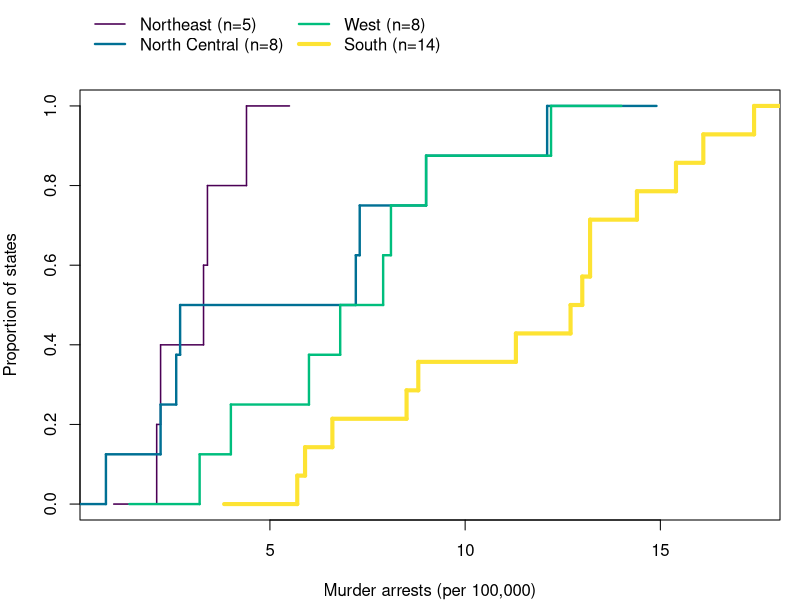
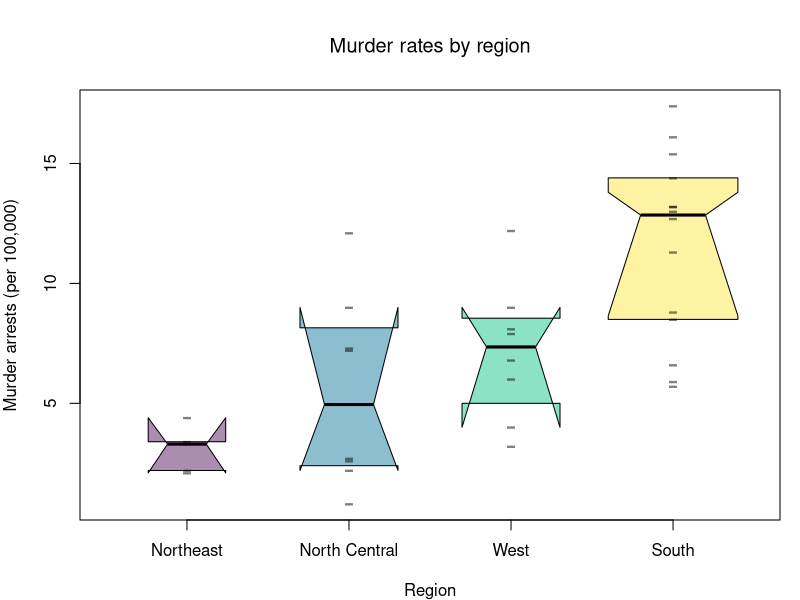

Generate these figures, in order, with R: (Note: this script raises an error after producing the figures.)
## ---- chunk 1
# Draw one random sample of 35 of the 50 states, and use only it from here on
set.seed(111)
state_id <- sample(nrow(USArrests), 35)

# Outcome: murder arrests per 100K, one value per sampled state
y_hat <- USArrests[state_id, 'Murder']
# Group: the four-level region factor, for the same sampled states.
# Its levels are the values the categorical variable can take.
region <- state.region[state_id]
levels(region)
table(region)
## ---- chunk 2
# Order regions by their median murder rate, lowest to highest
region_order <- names(sort(tapply(y_hat, region, median)))
region <- factor(region, levels=region_order)

# One ECDF per region, on the same axes
line_cols <- hcl.colors(4)
n_g <- table(region)
lwd_g <- 1.5 + 2.5 * (n_g - min(n_g)) / (max(n_g) - min(n_g))

par(mar=c(4, 4, 4.5, 1))
plot(NULL, xlim=range(y_hat), ylim=c(0, 1),
    xlab='Murder arrests (per 100,000)', ylab='Proportion of states', main=NA)
for (g in seq_along(levels(region))) {
    F_g_hat <- ecdf(y_hat[region == levels(region)[g]])
    plot(F_g_hat, add=TRUE, col=line_cols[g], lwd=lwd_g[g],
        verticals=TRUE, do.points=FALSE, col.01line=NA)
}
legend('topleft', inset=c(0, -.2), xpd=TRUE, ncol=2, bty='n',
    legend=paste0(levels(region), ' (n=', n_g, ')'), col=line_cols, lty=1, lwd=lwd_g)
## ---- chunk 3
# Group size, mean, and median of the murder rate by region
summary_fun <- function(y_hat) {
    out <- c(n=length(y_hat), mean=mean(y_hat), median=median(y_hat))
    return(out)
}
aggregate(y_hat ~ region, FUN=summary_fun)
## ---- chunk 4
# Bootstrap the median within each region, keeping each region's size
n_boot <- 999
boot_medians <- matrix(NA, n_boot, nlevels(region))
colnames(boot_medians) <- levels(region)
for (b in seq(n_boot)) {
    for (g in levels(region)) {
        y_boot <- sample(y_hat[region == g], replace=TRUE)
        boot_medians[b, g] <- median(y_boot)
    }
}

# 95% bootstrap percentile intervals: one column per region
med_ci <- apply(boot_medians, 2, quantile, probs=c(.025, .975))
round(med_ci, 2)

# Boxplot statistics, with the bootstrap intervals as the notches
bx <- boxplot(y_hat ~ region, plot=FALSE)
bx[['conf']] <- med_ci

# One notched box per region, box width scaled to group size
bxp(bx, notch=TRUE, varwidth=TRUE,
    boxfill=hcl.colors(4, alpha=.45),
    whisklty=0, staplelty=0, outpch=NA,
    ylab='Murder arrests (per 100,000)', xlab='Region', main=NA)
title('Murder rates by region', font.main=1)
# Raw Observations, in place of whiskers and outliers
stripchart(y_hat ~ region,
    pch='-', col=grey(0, .5), cex=2,
    vert=TRUE, add=TRUE)
## ---- chunk 5
data(wage2, package='wooldridge')
wage_hat <- wage2[, 'wage']
educ <- wage2[, 'educ']
# Group years of schooling: dropout, high school, some college, BA, graduate.
educ_g <- cut(educ, breaks=c(0, 11, 12, 15, 16, 18),
    labels=c('<12', '12', '13-15', '16', '17-18'))
n_g <- table(educ_g)
n_g

# Bootstrap the median within each education group, keeping each group's size.
n_boot <- 999
boot_med_g <- matrix(NA, n_boot, nlevels(educ_g))
colnames(boot_med_g) <- levels(educ_g)
for (b in seq(n_boot)) {
    for (g in levels(educ_g)) {
        wage_boot <- sample(wage_hat[educ_g == g], replace=TRUE)
        boot_med_g[b, g] <- median(wage_boot)
    }
}
# 95% bootstrap percentile intervals: one column per education group.
med_ci <- apply(boot_med_g, 2, quantile, probs=c(.025, .975))
round(med_ci)
## ---- chunk 6
#| fig-height: 4
educ_cols <- hcl.colors(nlevels(educ_g))
lwd_g <- 1.5 + 2.5 * (n_g - min(n_g)) / (max(n_g) - min(n_g))
educ_par <- par(mfrow=c(1, 2), mar=c(4.5, 4.2, 1, 1))

### One ECDF per education group on the same axes, line width scaled to group size
plot(NULL, xlim=range(wage_hat), ylim=c(0, 1), main=NA,
    xlab='Monthly earnings (1980 dollars)', ylab='Proportion of workers')
for (g in seq_along(levels(educ_g))) {
    plot(ecdf(wage_hat[educ_g == levels(educ_g)[g]]), add=TRUE,
        col=educ_cols[g], lwd=lwd_g[g],
        verticals=TRUE, do.points=FALSE, col.01line=NA)
}
legend('bottomright', legend=paste0(levels(educ_g), ' years (n=', n_g, ')'),
    col=educ_cols, lty=1, lwd=lwd_g, bty='n', cex=.8)

### Boxplots with the bootstrap intervals as notches, box width scaled to group size
bx <- boxplot(wage_hat ~ educ_g, plot=FALSE)
bx[['conf']] <- med_ci
bxp(bx, notch=TRUE, varwidth=TRUE, boxfill=hcl.colors(nlevels(educ_g), alpha=.45),
    whisklty=0, staplelty=0, outpch=NA, main=NA,
    xlab='Years of education', ylab='Monthly earnings (1980 dollars)')
# Raw observations, in place of whiskers and outliers
stripchart(wage_hat ~ educ_g, pch='-', col=grey(0, .2), cex=1, vert=TRUE, add=TRUE)
## ---- chunk 7
# Fit ANOVA
reg_aov <- aov(y_hat ~ region)
summary(reg_aov)
## ---- chunk 8
# Data
y0_hat <- c(4, 5, 6, 8, 7, 9, 5, 6, 7)
g0 <- factor(c('A', 'A', 'A', 'B', 'B', 'B', 'C', 'C', 'C'))

# Verify by hand
m0_hat <- mean(y0_hat)
m0_g_hat <- aggregate(y0_hat, list(g0), mean)$x
n0_g <- aggregate(y0_hat, list(g0), length)$x

BSS <- sum(n0_g * (m0_g_hat - m0_hat)^2)
WSS <- sum(aggregate(y0_hat, list(g0), function(y_hat) sum((y_hat - mean(y_hat))^2))$x)
cbind(BSS, WSS)
## ---- chunk 9
F_fun <- function(y_hat,g){
    m_y_hat <- mean(y_hat)
    m_g_hat <- aggregate(y_hat, list(g), mean)$x
    n_g <- aggregate(y_hat, list(g), length)$x

    BSS <- sum(n_g * (m_g_hat - m_y_hat)^2)
    WSS <- sum(aggregate(y_hat, list(g), function(y_hat) sum((y_hat - mean(y_hat))^2))$x)

    n <- length(y_hat)
    G <- nlevels(g)
    F_obs <- (BSS/(G-1)) / (WSS/(n-G))
    return(F_obs)
}
F_obs <- F_fun(y_hat=y_hat, g=region)
F_obs
## ---- chunk 10
# Null distribution: shuffle region labels to break the Y--group pairing
F_perm <- vector(length=999)
for( b in seq_along(F_perm)){
    g_perm <- sample(region, replace=FALSE)
    F_perm[b] <- F_fun(y_hat=y_hat, g=g_perm)
}

# Permutation p-value
p_perm <- mean(F_perm >= F_obs)
p_perm

# One-sided critical value: 95th percentile of the permutation distribution
F_crit <- quantile(F_perm, probs=.95)

hist(F_perm, breaks = 40,
    border = NA,
    freq = FALSE, main = NA, xlab = 'Null Permutation F-statistic',
    xlim = range(c(0, F_perm, F_obs)))
title('Null Permutation F-test', font.main = 1)
abline(v = F_crit, col = rgb(0, 0, 0, .8), lwd = 2)
abline(v = F_obs, col = rgb(1, 0, 0, .8), lwd = 2)
legend('top', legend = c('Observed F', '95th percentile'),
    col = c(rgb(1, 0, 0, .8), rgb(0, 0, 0, .8)), lwd = 2, bty='n')
## ---- chunk 11
# Degrees of freedom for the regional data
n <- length(y_hat)
G <- nlevels(region)
p_param <- 1 - pf(F_obs, G-1, n-G)

# Compare parametric and permutation p-values
cbind(F_obs, p_param, p_perm)

# Overlay: permutation histogram vs. theoretical F density
hist(F_perm, breaks = 40,
    border = NA,
    freq = FALSE, main = NA, xlab = 'Null F-statistic',
    xlim = range(c(0, F_perm, F_obs)))
title('Permutation vs. Theoretical Null Distribution', font.main = 1)
F_grid <- seq(0, max(c(F_perm, F_obs)), length = 200)
lines(F_grid, df(F_grid, G-1, n-G), col = rgb(0, 0, 1, .8), lwd = 1, lty = 2)
abline(v = F_obs, col = rgb(1, 0, 0, .8), lwd = 2)
legend('top', legend = c('Null permutation', paste0('F(', G-1, ', ', n-G, ')'), 'Observed F'),
    fill = c(grey(.83), NA, NA), border = NA, # grey(.83) matches the default histogram fill
    lwd = c(NA, 1, 2), lty = c(NA, 2, 1), col = c(NA, rgb(0, 0, 1, .8), rgb(1, 0, 0, .8)), bty = 'n')
## ---- chunk 12
# Data (the three-group example from the decomposition above)
y0_hat <- c(4, 5, 6, 8, 7, 9, 5, 6, 7)
g0 <- factor(c('A', 'A', 'A', 'B', 'B', 'B', 'C', 'C', 'C'))

# Computation
summary(aov(y0_hat ~ g0))

# Verify by hand
n0 <- length(y0_hat)
G0 <- nlevels(g0)
m0_hat <- mean(y0_hat)
m0_g_hat <- aggregate(y0_hat, list(g0), mean)$x
n0_g <- aggregate(y0_hat, list(g0), length)$x
BSS <- sum(n0_g * (m0_g_hat - m0_hat)^2)
WSS <- sum(aggregate(y0_hat, list(g0), function(y_hat) sum((y_hat - mean(y_hat))^2))$x)
Fstat <- (BSS/(G0-1)) / (WSS/(n0-G0))
pval  <- 1 - pf(Fstat, G0-1, n0-G0)
cbind(BSS, WSS, Fstat, pval)
## ---- chunk 13
kw <- kruskal.test(y_hat ~ region)
kw
## ---- chunk 14
pairwise.wilcox.test(y_hat, region, p.adjust.method='holm')
## ---- chunk 15
y0_hat <- c(1,2,3, 4,5,6, 7,8,9)
g0 <- factor(rep(c('A','B','C'), each=3))
kruskal.test(y0_hat ~ g0)
## ---- chunk 16
a0_hat <- c(1,3,5); b0_hat <- c(2,4,6)
wilcox.test(a0_hat, b0_hat)
## ---- chunk 17
# Same right-skewed shape, with every wage in market 2 shifted up by 2 dollars
n_g <- 2000
y1_sim <- 15 + 3 * (rexp(n_g) - log(2)) # population median 15
y2_sim <- 17 + 3 * (rexp(n_g) - log(2)) # population median 17

# Difference in sample medians
median(y2_sim) - median(y1_sim)

# Share of pairs that market 2 wins
mean(outer(y2_sim, y1_sim, '>'))

# Mann-Whitney test and its shift estimate
mw <- wilcox.test(y2_sim, y1_sim, conf.int=TRUE)
c(shift=unname(mw[['estimate']]), p_value=mw[['p.value']])

# The market 2 ECDF is the market 1 ECDF moved right by 2
cols <- c(rgb(.8, 0, 0, .5), rgb(0, 0, .8, .5))
F1_hat <- ecdf(y1_sim)
F2_hat <- ecdf(y2_sim)
plot(F1_hat, col=cols[1], lwd=2, verticals=TRUE, do.points=FALSE, col.01line=NA,
    xlim=c(5, 35), main=NA,
    xlab='Hourly wage', ylab='Proportion of workers')
plot(F2_hat, add=TRUE, col=cols[2], lwd=2, verticals=TRUE, do.points=FALSE, col.01line=NA)
abline(h=.5, col=grey(.5), lty=3) # each curve crosses this line at its median
legend('bottomright', legend=c('Market 1', 'Market 2'),
    lty=1, lwd=2, col=cols, bty='n')
## ---- chunk 18
# Same population median of 15, different shapes
y1_sim <- 15 + 3 * rnorm(n_g)             # symmetric
y2_sim <- 15 + 3 * (rexp(n_g) - log(2))   # right-skewed, no wages below 12.92

# Difference in sample medians is close to zero
median(y2_sim) - median(y1_sim)

# Yet market 2 wins more than half of the pairs
mean(outer(y2_sim, y1_sim, '>'))

# So the Mann-Whitney test rejects
mw <- wilcox.test(y2_sim, y1_sim, conf.int=TRUE)
c(shift=unname(mw[['estimate']]), p_value=mw[['p.value']])

# The ECDFs cross at the median but differ below it
F1_hat <- ecdf(y1_sim)
F2_hat <- ecdf(y2_sim)
plot(F1_hat, col=cols[1], lwd=2, verticals=TRUE, do.points=FALSE, col.01line=NA,
    xlim=c(5, 35), main=NA,
    xlab='Hourly wage', ylab='Proportion of workers')
plot(F2_hat, add=TRUE, col=cols[2], lwd=2, verticals=TRUE, do.points=FALSE, col.01line=NA)
abline(h=.5, col=grey(.5), lty=3) # both curves cross this line at 15
legend('bottomright', legend=c('Market 1', 'Market 2'),
    lty=1, lwd=2, col=cols, bty='n')
## ---- chunk 19
# Outcome: urban population in three bands, an ordered factor, for the sampled states
urban_band <- cut(USArrests[state_id, 'UrbanPop'], breaks=c(0, 50, 75, 100),
    labels=c('mostly rural', 'mixed', 'mostly urban'), ordered_result=TRUE)
tab <- table(region, urban_band)
tab

# Proportions within each region: each bar sums to 1
p_band_region <- prop.table(tab, 1)
cols <- c(rgb(.8, 0, 0, .5), rgb(0, .8, 0, .5), rgb(0, 0, .8, .5))
par(mar=c(4, 4, 3.5, 1))
barplot(t(p_band_region), col=cols, border=NA,
    xlab='Region', ylab='Proportion of states', main=NA)
legend('top', inset=c(0, -.15), xpd=TRUE, ncol=3, bty='n',
    fill=cols, border=NA, legend=levels(urban_band))
## ---- chunk 20
# Categorical ANOVA: variation is measured by one minus the Herfindahl index
cat_anova <- function(y_hat, g) {
    # Total variation, from the pooled proportions
    n <- length(y_hat)
    p_hat <- table(y_hat) / n
    TSS <- n / 2 * (1 - sum(p_hat^2))
    # Within-group variation, from each group's own proportions
    WSS_g <- tapply(y_hat, g, function(y_g) {
        p_g_hat <- table(y_g) / length(y_g)
        return(length(y_g) / 2 * (1 - sum(p_g_hat^2)))
    })
    WSS <- sum(WSS_g)
    # Between-group variation, from the decomposition
    BSS <- TSS - WSS
    return(c(BSS=BSS, WSS=WSS, TSS=TSS, share=BSS / TSS))
}
cat_anova(urban_band, region)
## ---- chunk 21
# Commute mode of 8 workers, 4 from each neighborhood
y0_hat <- factor(c('car', 'car', 'car', 'bus', 'car', 'bus', 'bike', 'bike'))
g0 <- factor(c('A', 'A', 'A', 'A', 'B', 'B', 'B', 'B'))
table(g0, y0_hat)
cat_anova(y0_hat, g0)
## ---- chunk 22
# Observed between-group share
share_obs <- cat_anova(urban_band, region)[['share']]

# Null distribution: shuffle region labels to break the outcome--group pairing
share_perm <- rep(NA, 999)
for (b in seq_along(share_perm)) {
    g_perm <- sample(region, replace=FALSE)
    share_perm[b] <- cat_anova(urban_band, g_perm)[['share']]
}

# Permutation p-value
p_perm <- mean(share_perm >= share_obs)
p_perm

# One-sided critical value: 95th percentile of the permutation distribution
share_crit <- quantile(share_perm, probs=.95)

hist(share_perm, breaks=40,
    border=NA,
    freq=FALSE, main=NA, xlab='Null Permutation Between-Group Share',
    xlim=range(c(0, share_perm, share_obs)))
title('Null Permutation Categorical ANOVA', font.main=1)
abline(v=share_crit, col=rgb(0, 0, 0, .8), lwd=2)
abline(v=share_obs, col=rgb(1, 0, 0, .8), lwd=2)
legend('topright', legend=c('Observed share', '95th percentile'),
    col=c(rgb(1, 0, 0, .8), rgb(0, 0, 0, .8)), lwd=2, bty='n')
## ---- chunk 23
# Kruskal-Wallis ranks the bands, so it uses their order
kruskal.test(urban_band ~ region)
## ---- chunk 24
# 1 for mostly urban states, 0 otherwise
d_hat <- as.numeric(urban_band == 'mostly urban')
cat_anova(factor(d_hat), region)
summary(aov(d_hat ~ region))
